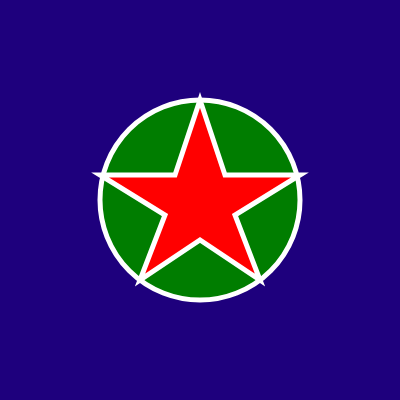
Frame 1 (no input)
Frame 60 (no input): identical to frame 1, image omitted
Frame 120 (the mouse pressed at the canvas centre since frame 60): identical to frame 1, image omitted

The p5.js sketch that drew this single still picture (run headless with seeded random() and noise() and a simulated clock; from frame 60 on, the mouse is pressed at the canvas centre):

// p5.js sketch
// ── sketch.js
function setup() {
  createCanvas(400, 400);
}

function draw() {
  stroke(255,255,255);
  strokeWeight(5)
  background(30, 0, 125);

  fill(0, 125, 0)
  circle(200, 200, 200)
  
  fill(255,0,0)
  beginShape();
    vertex(200, 100);
    vertex(225, 175);
    vertex(300, 175);
    vertex(235, 215);
    vertex(260, 280);
    vertex(200, 240);
    vertex(140, 280);
    vertex(165, 215);
    vertex(100, 175);
    vertex(175, 175);
  endShape(CLOSE);

}
